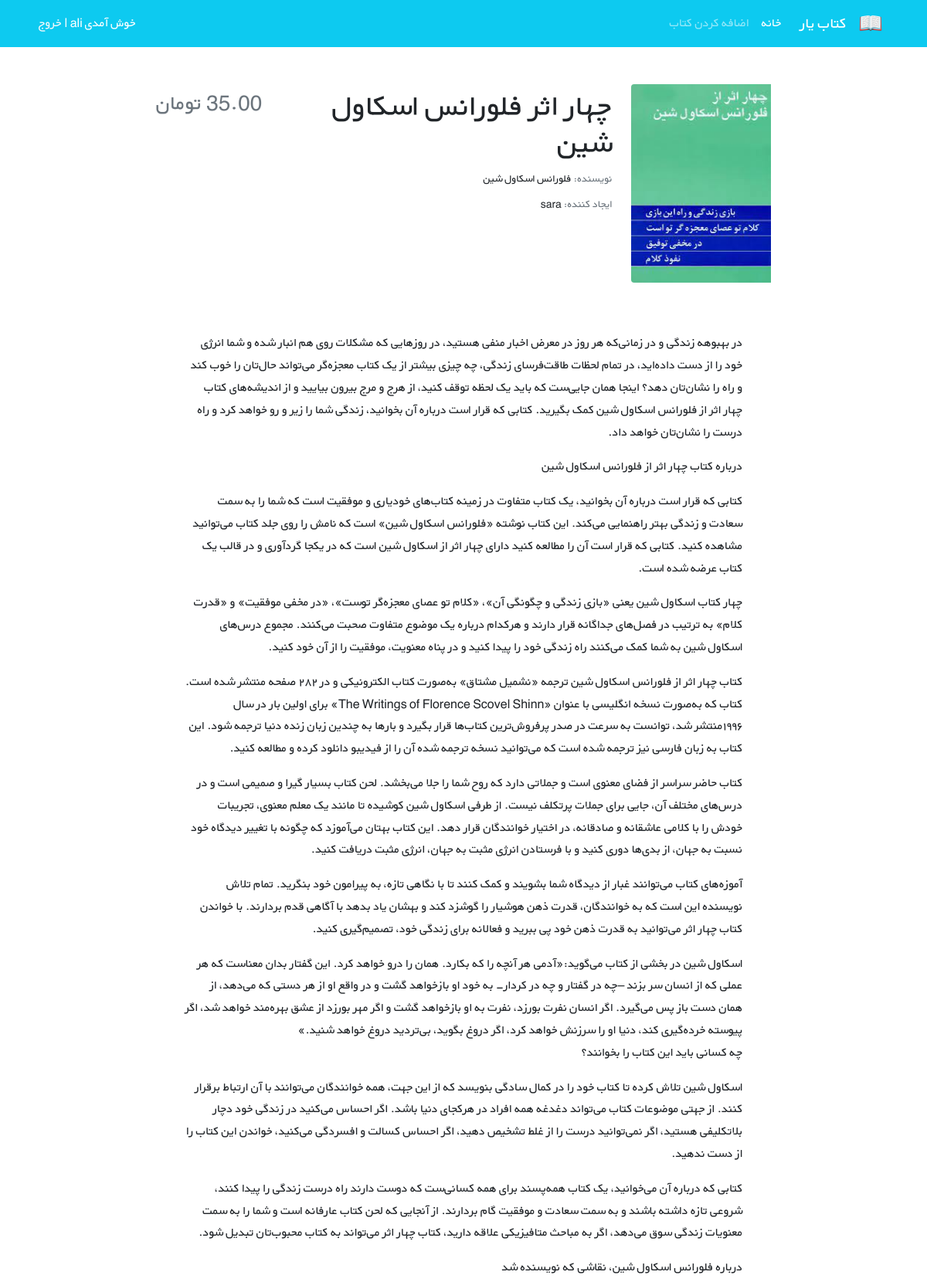
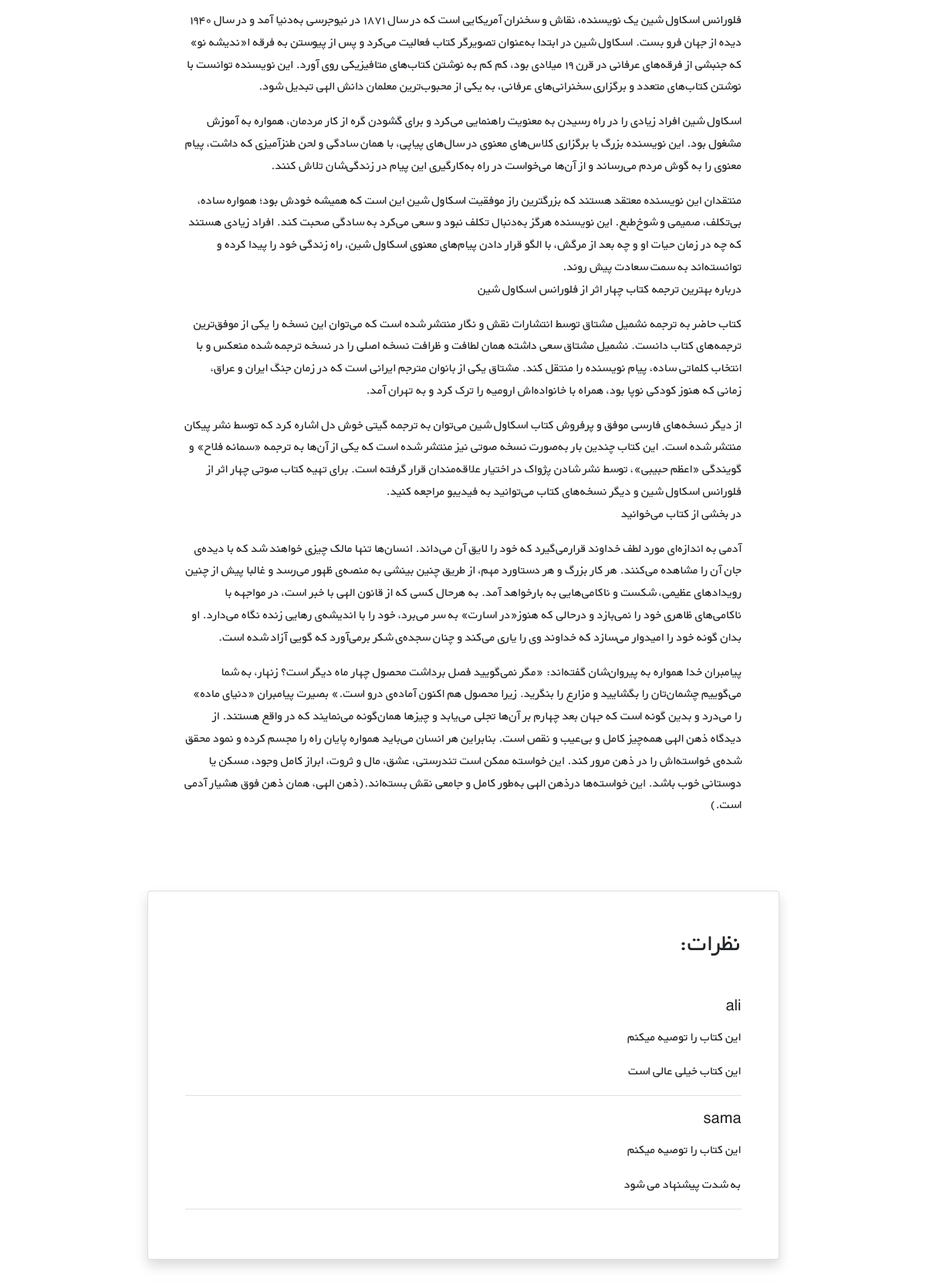
Page /books/9/ (signed in, upper part) on the committed database (2 pictures, top to bottom).
### books/models.py (models this page shows, shortened)
class Book(models.Model):
    user = models.ForeignKey(get_user_model(), on_delete=models.CASCADE)
    title = models.CharField(max_length=255)
    author = models.CharField(max_length=155)
    description = models.TextField()
    price = models.DecimalField(max_digits=5, decimal_places=2)
    cover = models.ImageField(upload_to="covers/", blank=True)

class Comment(models.Model):
    user = models.ForeignKey(get_user_model(), on_delete=models.CASCADE)
    book = models.ForeignKey(Book, related_name="comments", on_delete=models.CASCADE)
    text = models.TextField()
    is_active = models.BooleanField(default=True)
    recommend = models.BooleanField(default=True)
    datetime_created = models.DateTimeField(auto_now_add=True)

### accounts/models.py (models this page shows)
class CustomUser(AbstractUser):
    age = models.PositiveIntegerField(null=True, blank=True)

### books/views.py (the view)
# urls.py: path("<int:pk>/", book_detail_view, name="book_detail"),
@login_required
def book_detail_view(request, pk):
    book = get_object_or_404(Book, pk=pk)
    book_comment = book.comments.all()
    if request.method == "POST":
        comment_form = CommentForm(request.POST)
        if comment_form.is_valid():
            new_comment = comment_form.save(commit=False)
            new_comment.book = book
            new_comment.user = request.user
            new_comment.save()
            comment_form = CommentForm()
    else:
        comment_form = CommentForm()
    return render(request, "books/book_detail.html", {
        "book": book,
        "comments": book_comment,
        "comment_form": comment_form,
    })

### books/templates/books/book_detail.html (shortened to what this page needs)
{% extends "_base.html" %}
{% load crispy_forms_tags %}
{% block content %}
    <div class="container mt-5" dir="rtl">
        <div class="">
            <div class="">
                <div class="d-flex justify-content-center">
                    <div class="row w-sm-75 w-100">
                        <div class="col-xs-12 col-md-3 d-flex justify-content-center">
                            {% if  book.cover %}
                                <div>
                                    <img src="{{ book.cover.url }}"
                                         class="img-fluid rounded-start" alt="...">
                                </div>
                            {% endif %}
                        </div>
                        <div class="col-xs-12 col-md-6 text-center text-md-end mt-md-1 mt-4">
                            <h1>{{ book.title }}</h1>
                            <h5 class="small my-1"><span class="text-muted">نویسنده: </span>{{ book.author }}</h5>
                            <h5 class="small my-1"><span class="text-muted">ایجاد کننده: </span>{{ book.user }}</h5>
                        </div>
                        <div class="col-xs-12 col-md-3 d-flex flex-column">
                            <h3 class="align-self-center pt-2 text-muted align-self-md-end">
                                {{ book.price }} تومان
                            </h3>
                        </div>
                    </div>
                </div>
                <div class="d-flex justify-content-center">
                    <div class="my-3 p-5 w-sm-75 w-100">
                        {{ book.description|linebreaks }}
                    </div>
                </div>
                <div class="d-flex justify-content-center">
                    <div class="card shadow my-3 p-5 w-sm-75 w-100">
                        <h2 class="mb-5">نظرات:</h2>
                        {% for comment in comments %}
                            {% if comment.is_active %}
                                <div class="border-bottom mb-3">
                                    <h5 class="mb-3">{{ comment.user.username }}</h5>
                                    {% if comment.recommend %}
                                        <p>این کتاب را توصیه میکنم</p>
                                    {% else %}
                                        <p>این کتاب را توصیه نمیکنم </p>
                                    {% endif %}
                                    <p>{{ comment.text|linebreaks }}</p>
                                </div>
                            {% endif %}
                        {% endfor %}
                    </div>
                </div>
                <div class="d-flex justify-content-center">
                </div>
            </div>
        </div>
    </div>
{% endblock %}

### static/css/style.css (style rules this page uses)
* { font-family: 'BYekan', sans-serif; line-height: 1.8rem; }
@media (min-width: 576px) { .w-sm-75 { width: 75%!important; } }

### rows in the picture
Book: cover (picture), title "چهار اثر فلورانس اسکاول شین", author "فلورانس اسکاول شین", user "sara", description "در بهبوهه زندگی و در زمانی‌که هر روز در معرض اخبار منفی هستید، در روزهایی که مشکلات روی هم انبار شده و شما انرژی خود را از دست داده‌اید، در تمام لحظات طاقت‌فرسای زندگی، چه چیزی بیشتر از یک کتاب معجزه‌گر می‌تواند حال‌تان را خوب کند و راه را نشان‌تان دهد؟ اینجا همان جایی‌ست که باید یک لحظه توقف کنید، از هرج و مرج بیرون بیایید و از اندیشه‌های کتاب چهار اثر از فلورانس اسکاول شین کمک بگیرید. کتابی که قرار است درباره آن بخوانید، زندگی شما را زیر و رو خواهد کرد و راه درست را نشان‌تان خواهد داد. درباره کتاب چهار اثر از فلورانس اسکاول شین کتابی که قرار است درباره آن بخوانید، یک کتاب متفاوت در زمینه کتاب‌های خودیاری و موفقیت است که شما را به سمت سعادت و زندگی بهتر راهنمایی می‌کند. این کتاب نوشته…"
Comment: user.username "ali", recommend "این کتاب را توصیه میکنم", text "این کتاب خیلی عالی است"
Comment: user.username "sama", recommend "این کتاب را توصیه میکنم", text "به شدت پیشنهاد می شود"
